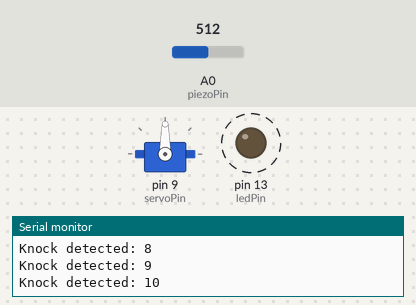
Recording of a sketch running on a simulated Arduino Uno, built with avr-gcc and run on an emulated ATmega328P. On the bench: servo, output pins drawn as LEDs (lit = HIGH), the last lines printed to the serial monitor. Dashed ring = blinking. The inputs (shaded band) are chosen by the test bench; at power-on: A0 (piezoPin) = 512.

Above: at 1.26 s.
1.3 s: A0 (piezoPin) set to 7
4.3 s: A0 (piezoPin) set to 4
At 4.3 s:
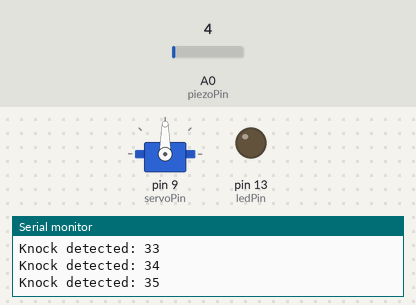
7.3 s: A0 (piezoPin) set to 122
At 7.55 s:
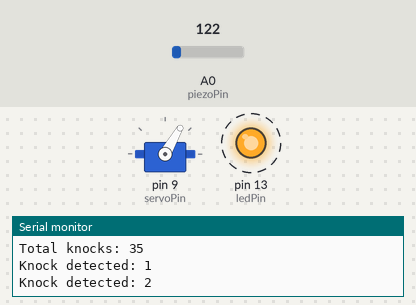
Timing chart, 0 to 16.3 s (numbered marks = the images above; inputs shaded):
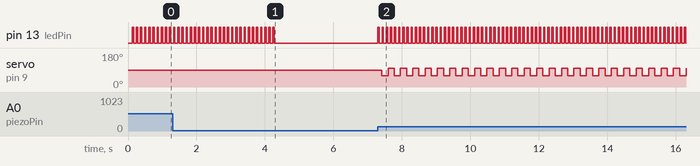

The sketch:

quineknock3.ino
```cpp
#include <Servo.h>

const int piezoPin = A0;
const int ledPin = 13;
const int servoPin = 9;

const int knockThreshold = 5;
const unsigned long debounceTime = 120;
const unsigned long pauseTime = 3000;

Servo hammer;

int knockCount = 0;
unsigned long lastKnockTime = 0;

bool playing = false;
int playbackCount = 0;
int currentTap = 0;
bool hammerDown = false;
unsigned long lastTapTime = 0;
const unsigned long tapDownTime = 180;
const unsigned long tapUpTime = 180;

void setup() {
  Serial.begin(9600);
  pinMode(ledPin, OUTPUT);
  hammer.attach(servoPin);
  hammer.write(90);
}

void loop() {
  unsigned long now = millis();
  int sensorValue = analogRead(piezoPin);

  // ---- Detect knock ----
  if (sensorValue > knockThreshold && (now - lastKnockTime) > debounceTime) {
    knockCount++;
    lastKnockTime = now;

    digitalWrite(ledPin, HIGH);
    delay(40);
    digitalWrite(ledPin, LOW);

    Serial.print("Knock detected: ");
    Serial.println(knockCount);
  }

  // ---- Start playback if silence ----
  if (!playing && knockCount > 0 && (now - lastKnockTime) > pauseTime) {
    playing = true;
    playbackCount = knockCount; // capture
    Serial.print("Total knocks: ");
    Serial.println(playbackCount); // report total
    knockCount = 0;               // reset for next set
    currentTap = 0;
    hammerDown = false;
    lastTapTime = now;
  }

  // ---- Non-blocking servo playback ----
  if (playing && currentTap < playbackCount) {
    if (!hammerDown && now - lastTapTime >= tapUpTime) {
      hammer.write(60);       // down
      hammerDown = true;
      lastTapTime = now;
    }
    else if (hammerDown && now - lastTapTime >= tapDownTime) {
      hammer.write(100);      // up
      hammerDown = false;
      lastTapTime = now;
      currentTap++;
    }
  }

  // ---- Finish playback ----
  if (playing && currentTap >= playbackCount) {
    playing = false;
    lastKnockTime = now; // reset silence timer
  }
}
```

Measured:
- the behaviour switches between 6 and 5 on A0 (piezoPin) (found by bisection; images 0 and 1)
- after the input at 4.3 s, pin 13 (ledPin): stops changing and stays LOW
- after the input at 7.3 s, pin 13 (ledPin): alternates HIGH for 0.04 s and LOW for 0.08 s, starting at once
- by itself, pin 13 (ledPin): alternates HIGH for 0.04 s and LOW for 0.08 s
- by itself, servo on pin 9 (servoPin): alternates 100° for 0.18 s and 60° for 0.18 s
